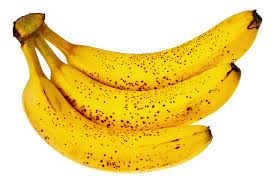
#> input picture P13_filtre_couleursRVB/bananes.jpg, 275 x 183 px
$ jupyter execute notebook_filtre.ipynb
#> lines starting #> are read from the running program, lines starting #| are printed output that depends on the picture
# Bananes et filtre orange
## filtre orange
Le programme suivant traite chaque pixel de position (x,y), ou plutôt les composantes RVB de chaque pixel avec la fonction de transfert du filtre orange.
Pour chaque pixel, la donnée numérique de la composante rouge est stockée dans `p[0]`, celle verte dans `p[1]`, et celle bleue dans `p[2]`.
Le filtre orange sera : R: 80%, V:50%, B: 0%
Multiplier par 80% la composante rouge du pixel revient alors à faire : `p[0]*0.8`.
## à faire
* Executer chacune des cellules suivantes pour transformer l'image des bananes en une image filtrée en orange.
* On pourra modifier les paramètres du filtre (les coefficients 0.8; 0.5; 0) pour obtenir un effet encore plus orange.

[cell 1]
from PIL import Image

[cell 2]
imageSource=Image.open("bananes.jpg")
#> imageSource is the input picture: PIL image 275x183 RGB; mean R, G, B 239.8, 215.6, 136
largeur,hauteur=imageSource.size
#> largeur = 275; hauteur = 183
planPixels=Image.new("RGB",(largeur,hauteur))
#> planPixels: PIL image 275x183 RGB; every value is 0

for y in range(hauteur): # y varie de 0 à hauteur - 1
    for x in range(largeur): # x varie de 0 à largeur - 1
        p=imageSource.getpixel((x,y)) # p est la valeur RGB du pixel
        p = (int(p[0]*0.8), int(p[1]*0.5), p[2]*0)
        planPixels.putpixel((x,y),p) # nouvelle abscisse de 0 à h-1
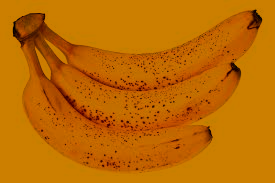
#> planPixels: PIL image 275x183 RGB; mean R, G, B 191.6, 107.4, 0

planPixels.save("banane_filtre.jpg")
planPixels.show()

# traitement d'une photographie astronomique
##  quel est le problème avec la photographie astronomique ?
Les photographies astronomiques sont prises avec des réglages particuliers. A cause du manque de lumière, les temps de pose sont plus longs. Et les capteurs numériques sont très sensibles aux radiations rouge émises par l'hydrogène. Les photographies sont alors trop "rouges".

## à faire
Modifier le programme suivant pour appliquer un filtre qui aura pour effet de :
* diminuer la composante rouge de tous les pixels de l'image
* d'en augmenter la composante bleue

Attention, prendre des valeurs à peine supérieures et inférieures à 1.0 pour ces traitements, qui doivent rester assez legers...

[cell 3]
imageSource=Image.open("ciel profond.jpg")
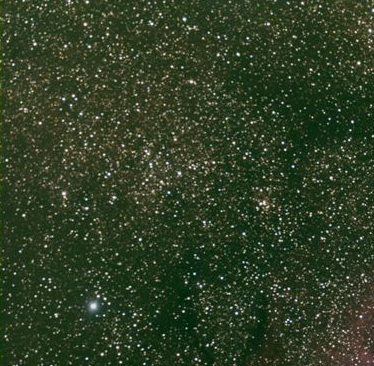
#> input picture P13_filtre_couleursRVB/ciel profond.jpg, 374 x 366 px
#> imageSource is the input picture: PIL image 374x366 RGB; mean R, G, B 48.2, 62.5, 37.6
largeur,hauteur=imageSource.size
#> largeur = 374; hauteur = 366
planPixels=Image.new("RGB",(largeur,hauteur))
#> planPixels: PIL image 374x366 RGB; every value is 0

for y in range(hauteur): # y varie de 0 à hauteur - 1
    for x in range(largeur): # x varie de 0 à largeur - 1
        p=imageSource.getpixel((x,y)) # p est la valeur RGB du pixel
        p = (int(p[0]*1.0), p[1], int(p[2]*1.0))
        planPixels.putpixel((x,y),p) # nouvelle abscisse de 0 à h-1

planPixels.save("ciel profond corrige.jpg")
planPixels.show()
